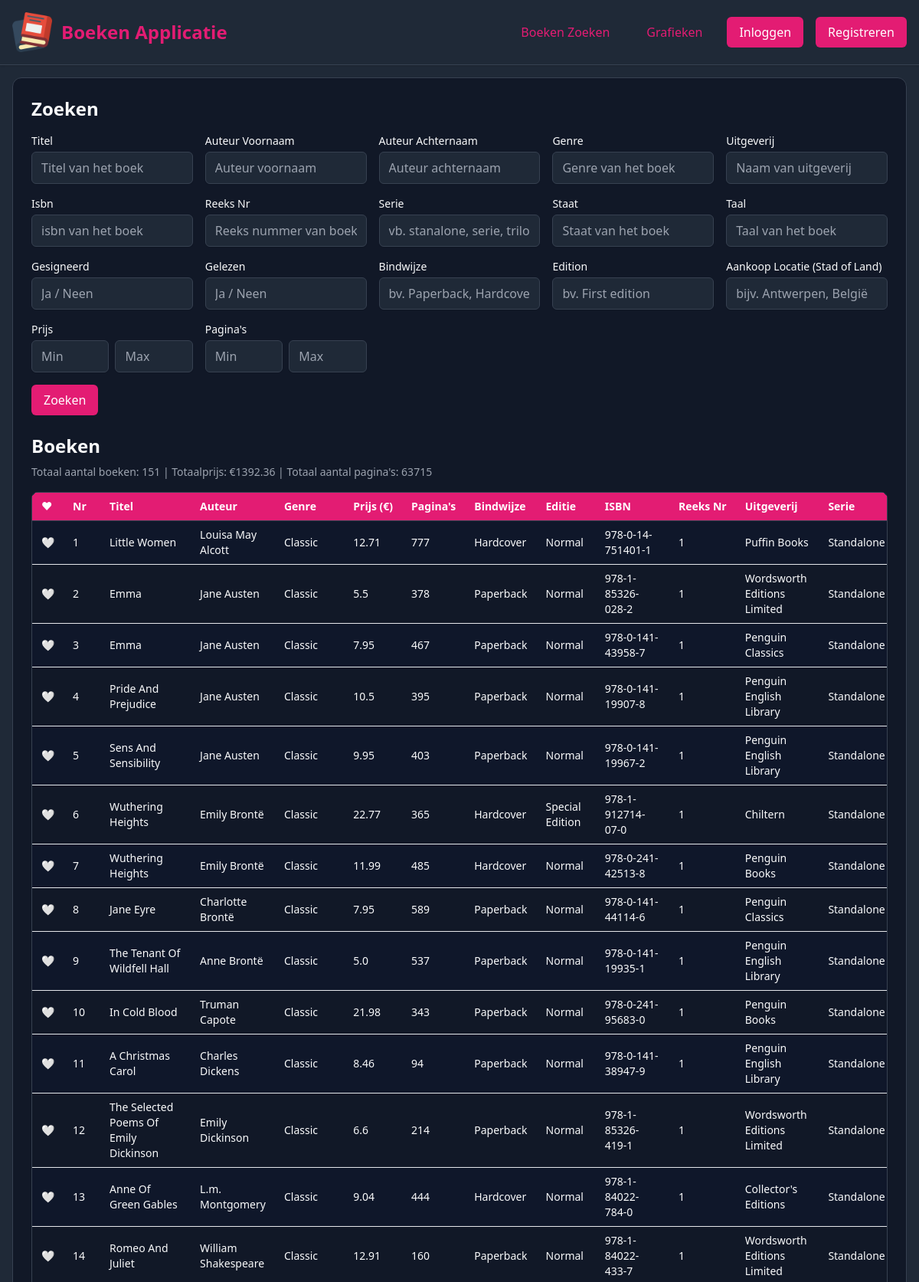
The page / (upper part) on the database its author committed.
### tables this page shows
CREATE TABLE books
                 (id INTEGER PRIMARY KEY AUTOINCREMENT,
                  titel TEXT,
                  auteur_voornaam TEXT,
                  auteur_achternaam TEXT,
                  genre TEXT,
                  prijs REAL,
                  paginas INTEGER,
                  bindwijze TEXT,
                  edition TEXT,
                  isbn TEXT,
                  reeks_nr TEXT,
                  uitgeverij TEXT,
                  serie TEXT,
                  staat TEXT,
                  taal TEXT,
                  gesigneerd TEXT,
                  gelezen TEXT,
                  added_date TEXT, land TEXT DEFAULT '');

### app.py (the view, shortened to what this page needs)
@app.route('/', methods=['GET', 'POST'])
def index():
    user_id = session.get('user_id', 0)
    settings = get_user_settings(user_id)
    conn = get_db_connection()
    filters = {}
    edit_book_data = {}
    books = []
    user_likes = set()
    if "user_id" in session:
        user_likes = get_user_likes(session["user_id"])
    if request.method == 'POST':
        if not is_admin() and request.form.get('action') in ['add', 'edit']:
            flash('Alleen admins kunnen boeken toevoegen of bewerken!', 'error')
            return redirect(url_for('index'))
        action = request.form.get('action', 'search')
        if action == 'add':
            form_data = request.form.copy()
            form_data = form_data.to_dict()  # Convert to regular dict
            form_data['prijs'] = form_data.get('min_prijs', '')  # Use min_prijs for adding
            form_data['paginas'] = form_data.get('min_paginas', '')  # Use min_paginas for adding
            success, message = add_book(form_data)
            flash(message, 'success' if success else 'error')
        elif action == 'edit':
            book_id = request.form.get('book_id', '')
            form_data = request.form.copy()
            form_data = form_data.to_dict()  # Convert to regular dict
            form_data['prijs'] = form_data.get('min_prijs', '')  # Use min_prijs for editing
            form_data['paginas'] = form_data.get('min_paginas', '')  # Use min_paginas for editing
            success, message = update_book(book_id, form_data)
            clean_geocache()
            flash(message, 'success' if success else 'error')
        filters = {col: request.form.get(col, '').strip() for col in
                   ['titel', 'auteur_voornaam', 'auteur_achternaam', 'genre', 'uitgeverij', 'isbn',
                    'serie', 'staat', 'taal', 'gesigneerd', 'gelezen', 'bindwijze', 'edition',
                    'min_prijs', 'max_prijs', 'min_paginas', 'max_paginas'] if request.form.get(col, '').strip()}
        books = search_books(filters)
    else:
        book_id = request.args.get('edit_book_id')
        books = search_books({})
    conn.close()
    import pandas as pd
    df = pd.DataFrame(books, columns=['id', 'titel', 'auteur_voornaam', 'auteur_achternaam', 'genre', 'prijs',
                                     'paginas', 'bindwijze', 'edition', 'isbn', 'reeks_nr', 'uitgeverij', 'serie',
                                     'staat', 'taal', 'gesigneerd', 'gelezen', 'added_date', 'land'])
    total_price = df['prijs'].sum() if not df.empty else 0
    total_pages = df['paginas'].sum() if not df.empty else 0
    return render_template('index.html',
                       books=books,
                       total_price=total_price,
                       total_pages=total_pages,
                       filters=filters,
                       settings=settings,
                       edit_book_data=edit_book_data,
                       user_likes=user_likes)

### app.py (called while the page is built)
@app.context_processor
def inject_is_admin():
    return dict(is_admin=is_admin())

def get_user_settings(user_id):
    conn = get_db_connection()
    c = conn.cursor()
    c.execute('SELECT color, dark_mode FROM users WHERE id = ?', (user_id,))
    result = c.fetchone()
    conn.close()
    return {'color': result[0] if result else '#e31c73', 'dark_mode': result[1] if result else True}

### models/database.py (called while the page is built)
def get_db_connection():
    conn = sqlite3.connect('books.db')
    conn.row_factory = sqlite3.Row
    return conn

### models/user.py (called while the page is built)
def is_admin():
    role = session.get('role')
    logger.debug(f"is_admin check - Session role: {role}")
    return role == 'admin'

### templates/index.html (shortened to what this page needs)
<!DOCTYPE html>
<html lang="nl">
<head>
  <link href="https://cdn.jsdelivr.net/npm/tailwindcss@2.2.19/dist/tailwind.min.css" rel="stylesheet" />
</head>
<body class="min-h-screen flex flex-col">
  <header class="shadow" style="border-bottom: 1px solid var(--border-color);">
    <div class="container mx-auto max-w-7xl p-4 flex justify-between items-center">
      <div class="flex items-center space-x-3">
        <a href="{{ url_for('index') }}">
          <img src="{{ url_for('static', filename='images/logo.png') }}" alt="Boeken Applicatie Logo" class="logo" />
        </a>
        <a href="{{ url_for('index') }}" class="text-2xl font-bold link-primary">Boeken Applicatie</a>
      </div>
      <nav class="flex space-x-4 items-center">
        <a href="{{ url_for('index') }}" class="px-4 py-2 rounded-md font-medium link-primary">Boeken Zoeken</a>
        <a href="{{ url_for('statistics') }}" class="px-4 py-2 rounded-md font-medium link-primary">Grafieken</a>
        {% if session.username %}
          <a href="{{ url_for('mijn_boekenlijst') }}" class="px-4 py-2 rounded-md font-medium link-primary">Mijn Boekenlijst</a>
          <a href="{{ url_for('settings') }}" class="px-4 py-2 rounded-md font-medium link-primary">Instellingen</a>
          <span class="text-sm">Ingelogd als: {{ session.username }} ({{ session.role }})</span>
          <a href="{{ url_for('logout') }}" class="px-4 py-2 rounded-md btn-primary">Uitloggen</a>
        {% else %}
          <a href="{{ url_for('login') }}" class="px-4 py-2 rounded-md btn-primary">Inloggen</a>
          <a href="{{ url_for('register') }}" class="px-4 py-2 rounded-md btn-primary">Registreren</a>
        {% endif %}
      </nav>
    </div>
  </header>
  <div class="container mx-auto max-w-7xl p-4 flex-1 flex flex-col">
    <div class="card rounded-xl shadow-sm p-6 flex-1">
      <h2 class="text-2xl font-bold mb-4">Zoeken{% if edit_book_data %} of Boek Bewerken{% else %}{% if is_admin %} of Boek Toevoegen{% endif %}{% endif %}</h2>
      <form id="searchForm" method="POST" class="mb-6">
        <div class="grid grid-cols-1 md:grid-cols-3 lg:grid-cols-5 gap-4">
        {% for field in ['titel', 'auteur_voornaam', 'auteur_achternaam', 'genre', 'uitgeverij', 'isbn', 'reeks_nr', 'serie', 'staat', 'taal', 'gesigneerd', 'gelezen', 'bindwijze', 'edition'] %}
            <div class="flex flex-col">
                <label for="{{ field }}" class="block text-sm font-medium">{{ field.replace('_', ' ').title() }}</label>
                <input type="text" id="{{ field }}" name="{{ field }}"
                       value="{{ edit_book_data[field] if edit_book_data and field in edit_book_data else filters[field] if field in filters else '' }}"
                       class="mt-1 block w-full rounded-md shadow-sm input-base px-3 py-2"
                       placeholder="{{ {
                           'titel': 'Titel van het boek',
                           'auteur_voornaam': 'Auteur voornaam',
                           'auteur_achternaam': 'Auteur achternaam',
                           'genre': 'Genre van het boek',
                           'uitgeverij': 'Naam van uitgeverij',
                           'isbn': 'isbn van het boek',
                           'reeks_nr': 'Reeks nummer van boek',
                           'serie': 'vb. stanalone, serie, trilogie, ...',
                           'staat': 'Staat van het boek',
                           'taal': 'Taal van het boek',
                           'gesigneerd': 'Ja / Neen',
                           'gelezen': 'Ja / Neen ',
                           'bindwijze': 'bv. Paperback, Hardcover',
                           'edition': 'bv. First edition'
                       }[field] }}" />
            </div>
        {% endfor %}
          <div class="flex flex-col">
            <label for="land" class="block text-sm font-medium">Aankoop Locatie (Stad of Land)</label>
            <input type="text" id="land" name="land" value="{{ edit_book_data.land if edit_book_data else filters.land if 'land' in filters else '' }}" class="mt-1 block w-full rounded-md shadow-sm input-base px-3 py-2" placeholder="bijv. Antwerpen, België" />
          </div>
          <div class="flex flex-col">
            <label class="block text-sm font-medium">Prijs</label>
            <div class="flex space-x-2">
              <input type="number" step="0.01" min="0" id="min_prijs" name="min_prijs"
                     value="{{ (edit_book_data.min_prijs if edit_book_data else (filters.min_prijs | default('', true))) }}"
                     class="mt-1 block w-1/2 rounded-md shadow-sm input-base px-3 py-2" placeholder="Min" />
              <input type="number" step="0.01" min="0" id="max_prijs" name="max_prijs"
                     value="{{ filters.max_prijs | default('', true) }}"
                     class="mt-1 block w-1/2 rounded-md shadow-sm input-base px-3 py-2" placeholder="Max" />
            </div>
          </div>
          <div class="flex flex-col">
            <label class="block text-sm font-medium">Pagina's</label>
            <div class="flex space-x-2">
              <input type="number" min="0" id="min_paginas" name="min_paginas"
                     value="{{ (edit_book_data.min_paginas if edit_book_data else (filters.min_paginas | default('', true))) }}"
                     class="mt-1 block w-1/2 rounded-md shadow-sm input-base px-3 py-2" placeholder="Min" />
              <input type="number" min="0" id="max_paginas" name="max_paginas"
                     value="{{ filters.max_paginas | default('', true) }}"
                     class="mt-1 block w-1/2 rounded-md shadow-sm input-base px-3 py-2" placeholder="Max" />
            </div>
          </div>
        </div>
        <div class="flex flex-wrap gap-3 mt-4">
          <button type="submit" onclick="document.getElementById('form_action').value='search'" class="px-4 py-2 rounded-md btn-primary">Zoeken</button>
        </div>
      </form>
      <h2 class="text-2xl font-bold mb-2">Boeken</h2>
      <p class="mb-4 text-sm" style="color: var(--muted);">
        Totaal aantal boeken: <span id="totalBooks">{{ books | length }}</span>
        | Totaalprijs: €<span id="totalPrice">{{ total_price | round(2) }}</span>
        | Totaal aantal pagina's: <span id="totalPages">{{ total_pages }}</span>
      </p>
      <div class="overflow-x-auto rounded-lg shadow-sm border" style="border-color: var(--border-color);">
        <table class="min-w-full divide-y" style="border-color: var(--border-color);">
          <thead style="background-color: var(--primary-color); color: #ffffff;">
            <tr>
              <th class="px-3 py-2 text-left text-sm font-semibold">♥</th>
              <th class="px-3 py-2 text-left text-sm font-semibold">Nr</th>
              <th class="px-3 py-2 text-left text-sm font-semibold">Titel</th>
              <th class="px-3 py-2 text-left text-sm font-semibold">Auteur</th>
              <th class="px-3 py-2 text-left text-sm font-semibold">Genre</th>
              <th class="px-3 py-2 text-left text-sm font-semibold">Prijs (€)</th>
              <th class="px-3 py-2 text-left text-sm font-semibold">Pagina's</th>
              <th class="px-3 py-2 text-left text-sm font-semibold">Bindwijze</th>
              <th class="px-3 py-2 text-left text-sm font-semibold">Editie</th>
              <th class="px-3 py-2 text-left text-sm font-semibold">ISBN</th>
              <th class="px-3 py-2 text-left text-sm font-semibold">Reeks Nr</th>
              <th class="px-3 py-2 text-left text-sm font-semibold">Uitgeverij</th>
              <th class="px-3 py-2 text-left text-sm font-semibold">Serie</th>
            </tr>
          </thead>
          <tbody id="booksTable" class="divide-y" style="border-color: var(--border-color);">
            {% for book in books %}
              <tr style="background-color: {{ 'var(--row-even)' if loop.index % 2 == 0 else 'var(--row-odd)' }};">
                <td class="px-3 py-2 text-sm">
                  <button onclick="toggleLike({{ book[0] }})" class="like-btn">
                    {% if session.user_id and book[0] in user_likes %}
                      ❤️
                    {% else %}
                      🤍
                    {% endif %}
                  </button>
                </td>
                <td class="px-3 py-2 text-sm">{{ loop.index }}</td>
                <td class="px-3 py-2 text-sm">{{ book[1] }}</td>
                <td class="px-3 py-2 text-sm">{{ book[2] }} {{ book[3] }}</td>
                <td class="px-3 py-2 text-sm">{{ book[4] }}</td>
                <td class="px-3 py-2 text-sm">{{ book[5] | round(2) }}</td>
                <td class="px-3 py-2 text-sm">{{ book[6] }}</td>
                <td class="px-3 py-2 text-sm">{{ book[7] }}</td>
                <td class="px-3 py-2 text-sm">{{ book[8] }}</td>
                <td class="px-3 py-2 text-sm">{{ book[9] }}</td>
                <td class="px-3 py-2 text-sm">{{ book[10] }}</td>
                <td class="px-3 py-2 text-sm">{{ book[11] }}</td>
                <td class="px-3 py-2 text-sm">{{ book[12] }}</td>
              </tr>
            {% endfor %}
          </tbody>
        </table>
      </div>
    </div>
  </div>
</body>
</html>

### rows shown on the page
books: titel "Little Women", auteur_voornaam "Louisa May", auteur_achternaam "Alcott", genre "Classic", prijs "12.71", paginas "777", bindwijze "Hardcover", edition "Normal", isbn "978-0-14-751401-1", reeks_nr "1", uitgeverij "Puffin Books", serie "Standalone"
books: titel "Emma", auteur_voornaam "Jane", auteur_achternaam "Austen", genre "Classic", prijs "5.5", paginas "378", bindwijze "Paperback", edition "Normal", isbn "978-1-85326-028-2", reeks_nr "1", uitgeverij "Wordsworth Editions Limited", serie "Standalone"
books: titel "Emma", auteur_voornaam "Jane", auteur_achternaam "Austen", genre "Classic", prijs "7.95", paginas "467", bindwijze "Paperback", edition "Normal", isbn "978-0-141-43958-7", reeks_nr "1", uitgeverij "Penguin Classics", serie "Standalone"
books: titel "Pride And Prejudice", auteur_voornaam "Jane", auteur_achternaam "Austen", genre "Classic", prijs "10.5", paginas "395", bindwijze "Paperback", edition "Normal", isbn "978-0-141-19907-8", reeks_nr "1", uitgeverij "Penguin English Library", serie "Standalone"
books: titel "Sens And Sensibility", auteur_voornaam "Jane", auteur_achternaam "Austen", genre "Classic", prijs "9.95", paginas "403", bindwijze "Paperback", edition "Normal", isbn "978-0-141-19967-2", reeks_nr "1", uitgeverij "Penguin English Library", serie "Standalone"
books: titel "Wuthering Heights", auteur_voornaam "Emily", auteur_achternaam "Brontë", genre "Classic", prijs "22.77", paginas "365", bindwijze "Hardcover", edition "Special Edition", isbn "978-1-912714-07-0", reeks_nr "1", uitgeverij "Chiltern", serie "Standalone"
books: titel "Wuthering Heights", auteur_voornaam "Emily", auteur_achternaam "Brontë", genre "Classic", prijs "11.99", paginas "485", bindwijze "Hardcover", edition "Normal", isbn "978-0-241-42513-8", reeks_nr "1", uitgeverij "Penguin Books", serie "Standalone"
books: titel "Jane Eyre", auteur_voornaam "Charlotte", auteur_achternaam "Brontë", genre "Classic", prijs "7.95", paginas "589", bindwijze "Paperback", edition "Normal", isbn "978-0-141-44114-6", reeks_nr "1", uitgeverij "Penguin Classics", serie "Standalone"
books: titel "The Tenant Of Wildfell Hall", auteur_voornaam "Anne", auteur_achternaam "Brontë", genre "Classic", prijs "5.0", paginas "537", bindwijze "Paperback", edition "Normal", isbn "978-0-141-19935-1", reeks_nr "1", uitgeverij "Penguin English Library", serie "Standalone"
books: titel "In Cold Blood", auteur_voornaam "Truman", auteur_achternaam "Capote", genre "Classic", prijs "21.98", paginas "343", bindwijze "Paperback", edition "Normal", isbn "978-0-241-95683-0", reeks_nr "1", uitgeverij "Penguin Books", serie "Standalone"
books: titel "A Christmas Carol", auteur_voornaam "Charles", auteur_achternaam "Dickens", genre "Classic", prijs "8.46", paginas "94", bindwijze "Paperback", edition "Normal", isbn "978-0-141-38947-9", reeks_nr "1", uitgeverij "Penguin English Library", serie "Standalone"
books: titel "The Selected Poems Of Emily Dickinson", auteur_voornaam "Emily", auteur_achternaam "Dickinson", genre "Classic", prijs "6.6", paginas "214", bindwijze "Paperback", edition "Normal", isbn "978-1-85326-419-1", reeks_nr "1", uitgeverij "Wordsworth Editions Limited", serie "Standalone"
books: titel "Anne Of Green Gables", auteur_voornaam "L.m.", auteur_achternaam "Montgomery", genre "Classic", prijs "9.04", paginas "444", bindwijze "Hardcover", edition "Normal", isbn "978-1-84022-784-0", reeks_nr "1", uitgeverij "Collector's Editions", serie "Standalone"
books: titel "Romeo And Juliet", auteur_voornaam "William", auteur_achternaam "Shakespeare", genre "Classic", prijs "12.91", paginas "160", bindwijze "Paperback", edition "Normal", isbn "978-1-84022-433-7", reeks_nr "1", uitgeverij "Wordsworth Editions Limited", serie "Standalone"

### other values the page prints
{{ field.replace('_', ' ').title() }} "Titel" "Auteur Voornaam" "Auteur Achternaam" "Genre" "Uitgeverij" "Isbn" "Reeks Nr" "Serie" "Staat" "Taal" "Gesigneerd" "Gelezen" "Bindwijze" "Edition"
{{ books | length }} "151"
{{ total_price | round(2) }} "1392.36"
{{ total_pages }} "63715"
